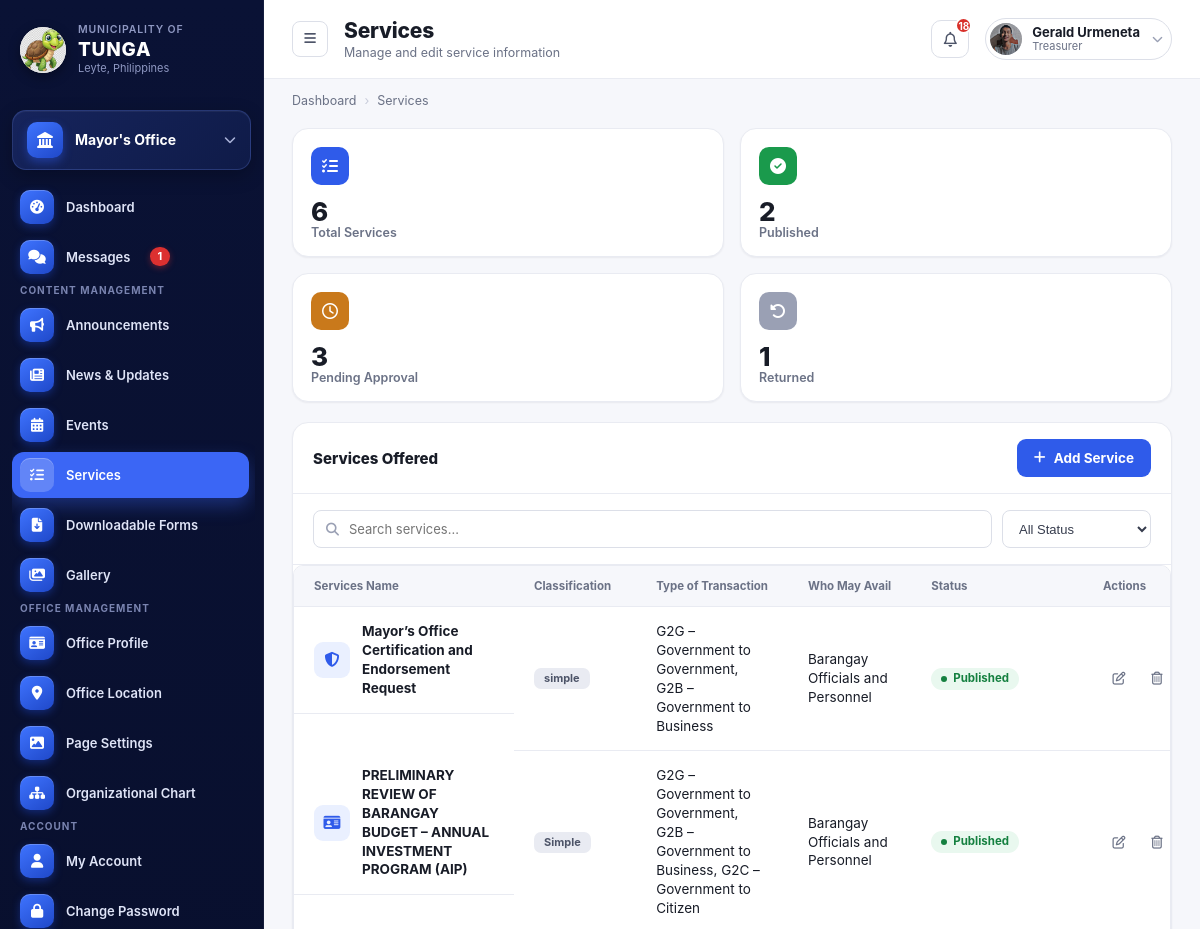
The app's page /office-dashboard/office-services (signed in, upper part), older data.
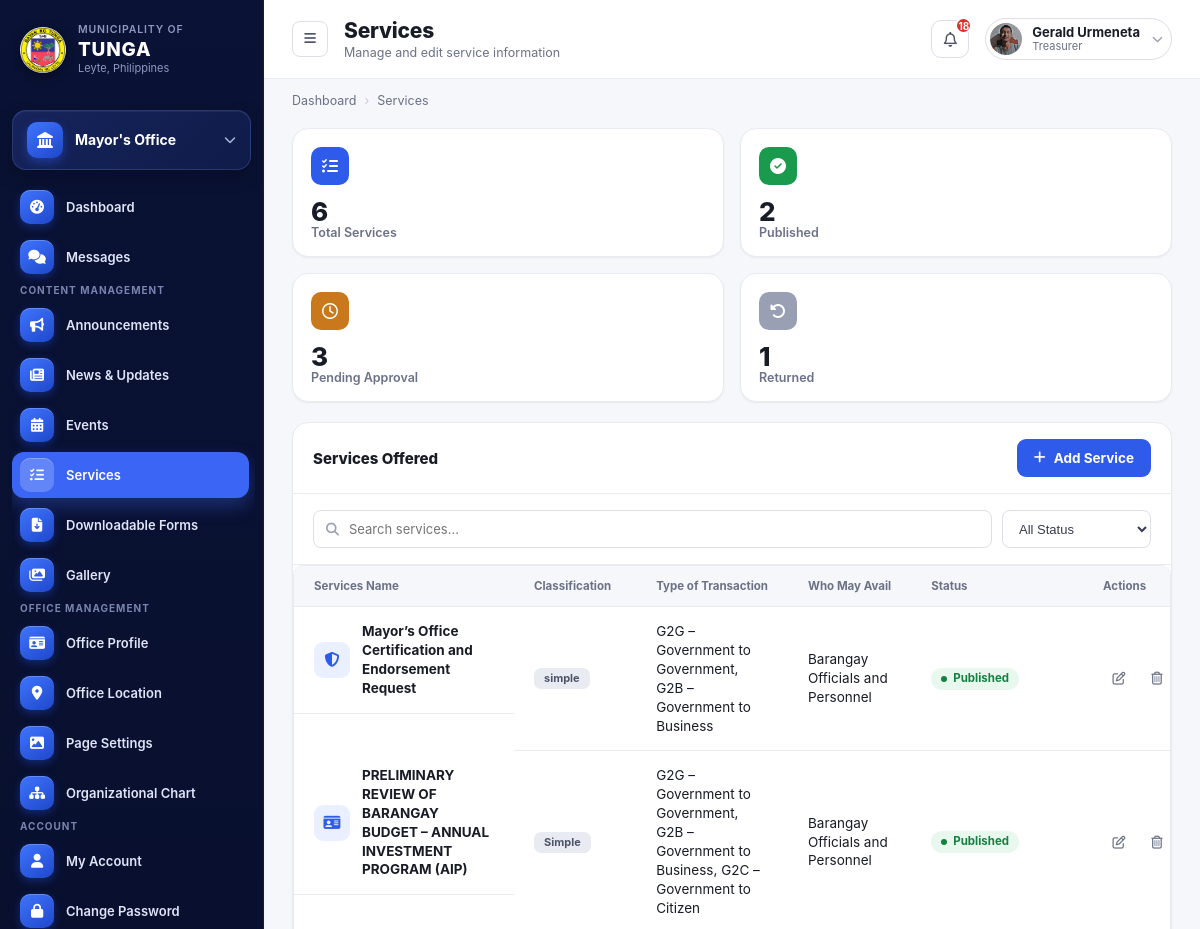
The same page, newer data.
### admin_dashboard/models.py (models this page shows, shortened)
class SiteContactInfo(models.Model):
    DEFAULT_TAGLINE = "Abtik na serbisyo, masulong na bungto."
    phone = models.CharField(max_length=50, blank=True)
    phone_local = models.CharField(max_length=50, blank=True)
    email = models.EmailField(blank=True)
    email_secondary = models.EmailField(blank=True)
    address = models.CharField(max_length=255, blank=True)
    facebook_name = models.CharField(max_length=150, blank=True)
    facebook_url = models.URLField(blank=True)
    office_hours = models.CharField(max_length=150, blank=True)
    logo = models.ImageField(upload_to="site/", blank=True, null=True)
    hero_banner = models.ImageField(upload_to="site/", blank=True, null=True)
    site_tagline = models.CharField(max_length=120, default=DEFAULT_TAGLINE, blank=True)
    social_facebook = models.URLField(blank=True)
    social_twitter = models.URLField(blank=True)
    social_instagram = models.URLField(blank=True)
    social_youtube = models.URLField(blank=True)
    show_facebook_footer = models.BooleanField(default=True)
    show_twitter_footer = models.BooleanField(default=True)
    show_instagram_footer = models.BooleanField(default=True)
    show_youtube_footer = models.BooleanField(default=True)
    last_updated = models.DateTimeField(auto_now=True)
    class Meta:
        verbose_name = "Site Contact Information"
        verbose_name_plural = "Site Contact Information"
    @classmethod
    def get_solo(cls):
        obj, _ = cls.objects.get_or_create(pk=1, defaults={
            'phone': '(053) 456 789',
            'phone_local': 'Local 100',
            'email': 'tunga@gmail.com',
            'email_secondary': 'info@tunga.gov.ph',
            'address': '2nd Floor, Municipal Hall, Tunga, Leyte',
            'facebook_name': 'Municipality of Tunga - Official',
            'office_hours': 'Monday – Friday, 8:00 AM – 5:00 PM',
        })
        return obj

### office_dashboard/views.py (the view)
# urls.py: path('office-services', views.services, name='services'),
@office_rep_required
def services(request, rep):
    all_services = rep.office.services.all()
    total_count = all_services.count()
    published_count = all_services.filter(status='published').count()
    pending_count = all_services.filter(status='pending').count()
    returned_count = all_services.filter(status='returned').count()
    services_qs = all_services
    q = request.GET.get('q', '').strip()
    if q:
        services_qs = services_qs.filter(name__icontains=q)
    status = request.GET.get('status', '')
    if status:
        services_qs = services_qs.filter(status=status)
    services_qs = list(services_qs)
    for service in services_qs:
        service.steps_json = json.dumps([
            {
                "step_number": str(step.order),
                "title": step.title,
                "agency_action": step.agency_action,
                "fee": step.fee,
                "processing_time": step.processing_time,
                "person_responsible": step.person_responsible,
            }
            for step in service.steps.all()
        ])
        service.requirements_json = json.dumps([
            {
                "title": r.title,
                "where_to_secure": r.where_to_secure,
                "transaction_type": r.transaction_type,
            }
            for r in service.requirements.all()
        ])
    return render(request, "office_dashboard/office-rep-service-details.html", {
        "rep": rep,
        "services": services_qs,
        "category_choices": Service.CATEGORY_CHOICES,
        "icon_choices": Service.ICON_CHOICES,
        "total_count": total_count,
        "published_count": published_count,
        "pending_count": pending_count,
        "returned_count": returned_count,
        "current_q": q,
        "current_status": status,
        "category_choices_forms": FORM_CATEGORY_CHOICES,
        "editing_globally_enabled": ServiceEditSettings.get_solo().editing_enabled,
    })

### admin_dashboard/context_processors.py (called while the page is built)
def site_contact_info(request):
    return {"site_contact": SiteContactInfo.get_solo()}

def is_super_admin(request):
    if not request.user.is_authenticated:
        return {"is_super_admin": False}
    return {"is_super_admin": SuperAdmin.objects.filter(user=request.user).exists()}

def ticker_announcements(request):
    from office_dashboard.models import Announcement
    announcements = list(
        Announcement.public().order_by('-date_posted', '-last_updated', '-created_at')[:5]
    )
    return {"ticker_announcements": announcements}

def nav_offices(request):
    from django.urls import reverse
    from offices.models import Office
    offices_list = list(
        Office.objects
        .exclude(slug="lgu-super-admin")
        .filter(is_visible=True, representative__isnull=False, representative__user__is_active=True)
        .order_by("display_order", "name")
    )
    for o in offices_list:
        o.nav_url = reverse('offices:office_detail', args=[o.slug])
    return {"nav_offices": offices_list}

### office_dashboard/models.py (called while the page is built)
    @property
    def unread_notifications_count(self):
        return self.notifications.filter(is_read=False).count()

### templates/office_dashboard/office-rep-service-details.html (shortened to what the changed rows need)
{% extends "representative_dashboard_base.html" %}
{% load static %}
{% block body_page %}service-details{% endblock %}
{% block content %}
  <div class="main">
    <header class="topbar">
      <div class="topbar-left">
        <div class="page-heading">
          <h1>Services</h1>
        </div>
      </div>
    </header>
    <main class="content">
      <section class="panel" id="services-list-view">
        <div class="panel-header">
          <h2>Services Offered</h2>
        </div>
        <div class="table-wrap">
          <table class="data-table">
            <thead><tr><th>Services Name</th><th>Classification</th><th>Type of Transaction</th><th>Who May Avail</th><th>Status</th><th>Actions</th></tr></thead>
          </table>
        </div>
      </section>
    </main>
  </div>
</div>
{% endblock %}

### templates/representative_dashboard_base.html (shortened to what the changed rows need)
<!DOCTYPE html>
{% load static message_tags %}
<html lang="en">
<head>
<link rel="stylesheet" href="{% static 'css/office_rep_style.css' %}">
<link rel="stylesheet" href="https://cdnjs.cloudflare.com/ajax/libs/font-awesome/6.5.1/css/all.min.css">
</head>
<body data-page="{% block body_page %}dashboard{% endblock %}">
<div class="app-shell">
  <aside class="sidebar sidebar--rep" id="sidebar">
    <div class="sidebar-brand">
      <img src="{% if site_contact.logo %}{{ site_contact.logo.url }}{% else %}{% static 'images/tunga_leyte_logo.png' %}{% endif %}" alt="Municipality of Tunga" class="sidebar-logo">
      <div class="sidebar-brand-text">
        <div class="muni">Municipality of</div>
        <div class="name">TUNGA</div>
        <div class="place">Leyte, Philippines</div>
      </div>
    </div>
    <div class="sidebar-nav" id="sidebarNav">
    <ul>
      {% url 'office_dashboard:dashboard' as dashboard_url %}
      {% url 'office_dashboard:messages' as messages_url %}
      {% unread_messages request as msg_unread %}
      <li class="nav-item{% if request.path == messages_url %} active{% endif %}">
        <a href="{{ messages_url }}" style="display:flex;align-items:center;gap:11px;width:100%;color:inherit;"><span class="glyph"><i class="fa-solid fa-comments"></i></span> Messages{% if msg_unread > 0 %}<span class="badge badge--msg">{{ msg_unread }}</span>{% endif %}</a>
      </li>
    </ul>
      {% url 'office_dashboard:rep_announce' as announce_url %}
      {% url 'office_dashboard:news_update' as news_url %}
      {% url 'office_dashboard:event' as event_url %}
      {% url 'office_dashboard:services' as services_url %}
      {% url 'office_dashboard:downloadable_form' as forms_url %}
      {% url 'office_dashboard:gallery' as gallery_url %}
      {% url 'office_dashboard:profile' as profile_url %}
      {% url 'office_dashboard:location' as location_url %}
      {% url 'office_dashboard:page_settings' as page_settings_url %}
      {% url 'office_dashboard:org_chart' as org_chart_url %}
      {% url 'office_dashboard:account' as account_url %}
      {% url 'office_dashboard:change_pass' as changepass_url %}
      {% url 'office_dashboard:notification' as notif_url %}
      {% url 'office_dashboard:log' as log_url %}
    </div>
  </aside>
    {% block content %}
    {% endblock %}
</body>
</html>

Row changes from the older to the newer data that the page shows:
changed SiteContactInfo: logo: a different picture
Text that changed along with them:
{{ msg_unread }}: "1" → (not shown)
